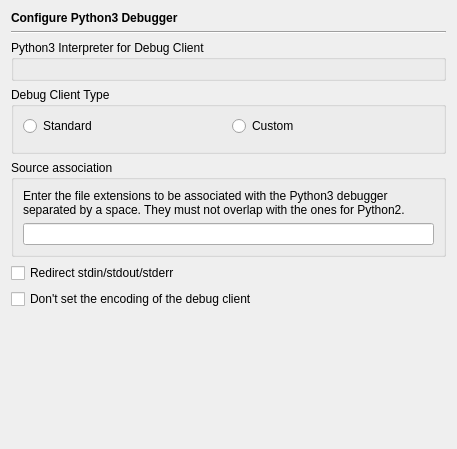
<?xml version="1.0" encoding="UTF-8"?>
<ui version="4.0">
 <class>DebuggerPython3Page</class>
 <widget class="QWidget" name="DebuggerPython3Page">
  <property name="geometry">
   <rect>
    <x>0</x>
    <y>0</y>
    <width>455</width>
    <height>449</height>
   </rect>
  </property>
  <layout class="QVBoxLayout" name="verticalLayout_2">
   <item>
    <widget class="QLabel" name="headerLabel">
     <property name="text">
      <string>&lt;b&gt;Configure Python3 Debugger&lt;/b&gt;</string>
     </property>
    </widget>
   </item>
   <item>
    <widget class="Line" name="line11_2">
     <property name="frameShape">
      <enum>QFrame::HLine</enum>
     </property>
     <property name="frameShadow">
      <enum>QFrame::Sunken</enum>
     </property>
     <property name="orientation">
      <enum>Qt::Horizontal</enum>
     </property>
    </widget>
   </item>
   <item>
    <widget class="QGroupBox" name="groupBox">
     <property name="title">
      <string>Python3 Interpreter for Debug Client</string>
     </property>
     <layout class="QVBoxLayout" name="verticalLayout_3">
      <item>
       <widget class="E5PathPicker" name="interpreterPicker" native="true">
        <property name="focusPolicy">
         <enum>Qt::StrongFocus</enum>
        </property>
        <property name="toolTip">
         <string>Enter the path of the Python3 interpreter to be used by the debug client. Leave empty to use the default.</string>
        </property>
       </widget>
      </item>
     </layout>
    </widget>
   </item>
   <item>
    <widget class="QGroupBox" name="groupBox_2">
     <property name="title">
      <string>Debug Client Type</string>
     </property>
     <layout class="QGridLayout" name="gridLayout">
      <item row="1" column="0" colspan="2">
       <widget class="E5PathPicker" name="debugClientPicker" native="true">
        <property name="enabled">
         <bool>false</bool>
        </property>
        <property name="focusPolicy">
         <enum>Qt::StrongFocus</enum>
        </property>
        <property name="toolTip">
         <string>Enter the path of the Debug Client to be used.  Leave empty to use the default.</string>
        </property>
       </widget>
      </item>
      <item row="0" column="0">
       <widget class="QRadioButton" name="standardButton">
        <property name="toolTip">
         <string>Select the standard debug client</string>
        </property>
        <property name="text">
         <string>Standard</string>
        </property>
       </widget>
      </item>
      <item row="0" column="1">
       <widget class="QRadioButton" name="customButton">
        <property name="toolTip">
         <string>Select the custom selected debug client</string>
        </property>
        <property name="text">
         <string>Custom</string>
        </property>
       </widget>
      </item>
     </layout>
    </widget>
   </item>
   <item>
    <widget class="QGroupBox" name="groupBox_3">
     <property name="title">
      <string>Source association</string>
     </property>
     <layout class="QVBoxLayout" name="verticalLayout">
      <item>
       <widget class="QLabel" name="label">
        <property name="text">
         <string>Enter the file extensions to be associated with the Python3 debugger separated by a space. They must not overlap with the ones for Python2.</string>
        </property>
        <property name="wordWrap">
         <bool>true</bool>
        </property>
       </widget>
      </item>
      <item>
       <widget class="QLineEdit" name="sourceExtensionsEdit"/>
      </item>
     </layout>
    </widget>
   </item>
   <item>
    <widget class="QCheckBox" name="pyRedirectCheckBox">
     <property name="toolTip">
      <string>Select, to redirect stdin, stdout and stderr of the program being debugged to the eric6 IDE</string>
     </property>
     <property name="text">
      <string>Redirect stdin/stdout/stderr</string>
     </property>
    </widget>
   </item>
   <item>
    <widget class="QCheckBox" name="pyNoEncodingCheckBox">
     <property name="toolTip">
      <string>Select to not set the debug client encoding</string>
     </property>
     <property name="text">
      <string>Don't set the encoding of the debug client</string>
     </property>
    </widget>
   </item>
   <item>
    <spacer>
     <property name="orientation">
      <enum>Qt::Vertical</enum>
     </property>
     <property name="sizeHint" stdset="0">
      <size>
       <width>435</width>
       <height>21</height>
      </size>
     </property>
    </spacer>
   </item>
  </layout>
 </widget>
 <customwidgets>
  <customwidget>
   <class>E5PathPicker</class>
   <extends>QWidget</extends>
   <header>E5Gui/E5PathPicker.h</header>
   <container>1</container>
  </customwidget>
 </customwidgets>
 <tabstops>
  <tabstop>interpreterPicker</tabstop>
  <tabstop>standardButton</tabstop>
  <tabstop>customButton</tabstop>
  <tabstop>debugClientPicker</tabstop>
  <tabstop>sourceExtensionsEdit</tabstop>
  <tabstop>pyRedirectCheckBox</tabstop>
  <tabstop>pyNoEncodingCheckBox</tabstop>
 </tabstops>
 <resources/>
 <connections>
  <connection>
   <sender>customButton</sender>
   <signal>toggled(bool)</signal>
   <receiver>debugClientPicker</receiver>
   <slot>setEnabled(bool)</slot>
   <hints>
    <hint type="sourcelabel">
     <x>325</x>
     <y>142</y>
    </hint>
    <hint type="destinationlabel">
     <x>323</x>
     <y>162</y>
    </hint>
   </hints>
  </connection>
 </connections>
</ui>
